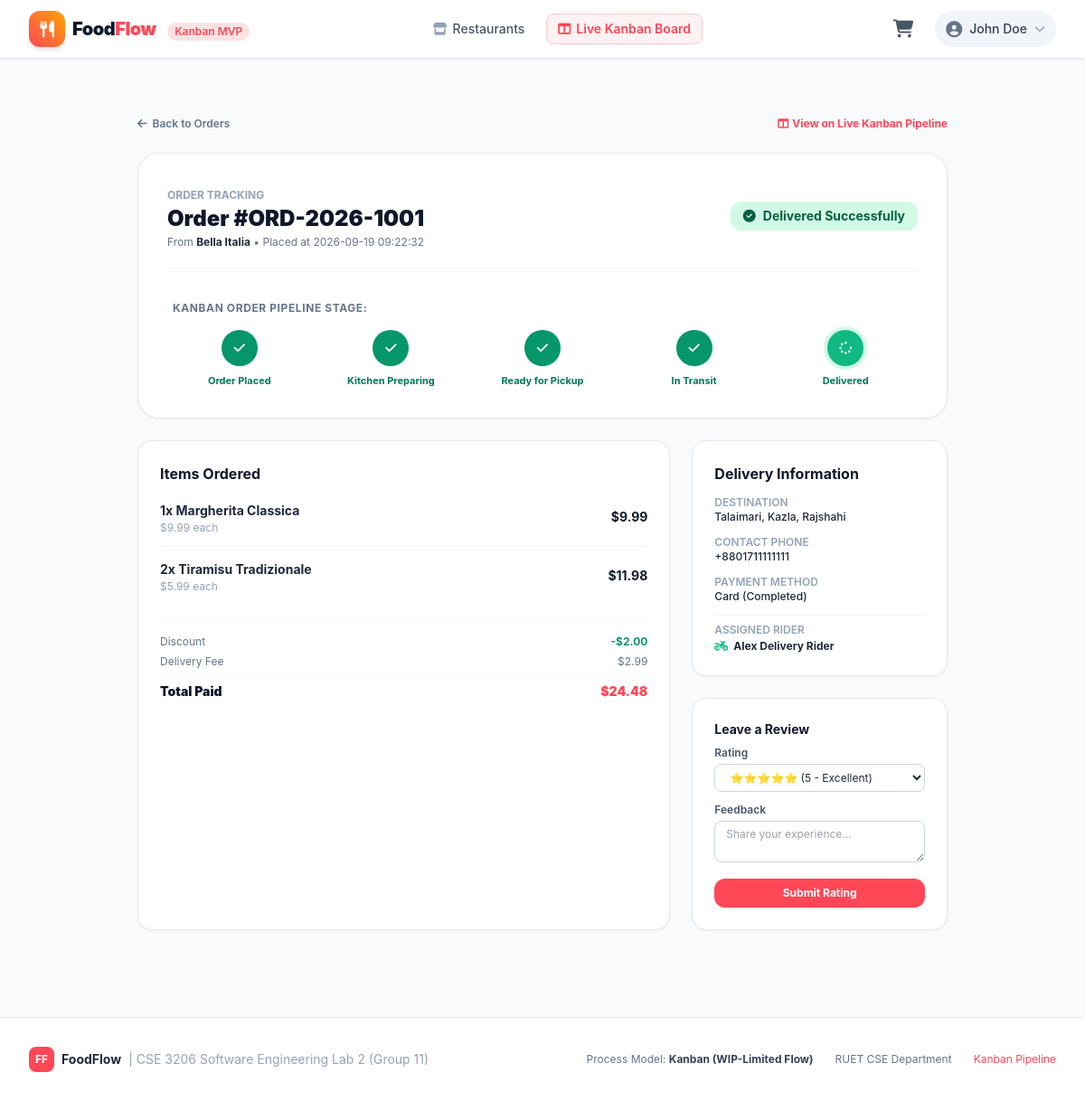
/orders/1 (signed in), run on the app's committed database.
### tables this page shows
CREATE TABLE users (
    id INTEGER PRIMARY KEY AUTOINCREMENT,
    username TEXT UNIQUE NOT NULL,
    email TEXT UNIQUE NOT NULL,
    password_hash TEXT NOT NULL,
    role TEXT NOT NULL CHECK(role IN ('customer', 'restaurant_owner', 'rider', 'admin')),
    full_name TEXT NOT NULL,
    phone TEXT,
    address TEXT,
    created_at TIMESTAMP DEFAULT CURRENT_TIMESTAMP
);

CREATE TABLE orders (
    id INTEGER PRIMARY KEY AUTOINCREMENT,
    order_number TEXT UNIQUE NOT NULL,
    customer_id INTEGER NOT NULL,
    restaurant_id INTEGER NOT NULL,
    rider_id INTEGER,
    status TEXT NOT NULL CHECK(status IN ('placed', 'preparing', 'ready', 'in_transit', 'delivered', 'cancelled')),
    total_amount REAL NOT NULL,
    discount_amount REAL DEFAULT 0.0,
    delivery_fee REAL DEFAULT 2.99,
    delivery_address TEXT NOT NULL,
    customer_phone TEXT NOT NULL,
    payment_method TEXT NOT NULL CHECK(payment_method IN ('cash_on_delivery', 'card', 'digital_wallet')),
    payment_status TEXT NOT NULL CHECK(payment_status IN ('pending', 'completed', 'refunded')),
    notes TEXT,
    placed_at TIMESTAMP DEFAULT CURRENT_TIMESTAMP,
    preparing_at TIMESTAMP,
    ready_at TIMESTAMP,
    dispatched_at TIMESTAMP,
    delivered_at TIMESTAMP,
    created_at TIMESTAMP DEFAULT CURRENT_TIMESTAMP,
    updated_at TIMESTAMP DEFAULT CURRENT_TIMESTAMP,
    FOREIGN KEY (customer_id) REFERENCES users(id),
    FOREIGN KEY (restaurant_id) REFERENCES restaurants(id),
    FOREIGN KEY (rider_id) REFERENCES users(id)
);

CREATE TABLE restaurants (
    id INTEGER PRIMARY KEY AUTOINCREMENT,
    owner_id INTEGER NOT NULL,
    name TEXT NOT NULL,
    description TEXT,
    cuisine_type TEXT NOT NULL,
    address TEXT NOT NULL,
    phone TEXT NOT NULL,
    image_url TEXT,
    rating REAL DEFAULT 4.5,
    is_active INTEGER DEFAULT 1,
    created_at TIMESTAMP DEFAULT CURRENT_TIMESTAMP,
    FOREIGN KEY (owner_id) REFERENCES users(id) ON DELETE CASCADE
);

CREATE TABLE order_items (
    id INTEGER PRIMARY KEY AUTOINCREMENT,
    order_id INTEGER NOT NULL,
    menu_item_id INTEGER NOT NULL,
    item_name TEXT NOT NULL,
    unit_price REAL NOT NULL,
    quantity INTEGER NOT NULL CHECK(quantity > 0),
    subtotal REAL NOT NULL,
    FOREIGN KEY (order_id) REFERENCES orders(id) ON DELETE CASCADE,
    FOREIGN KEY (menu_item_id) REFERENCES menu_items(id)
);

### src/routes/customer_routes.py (the view)
@customer_bp.route('/orders/<int:order_id>')
@login_required
def order_detail(order_id):
    order = OrderService.get_order_by_id(order_id)
    if not order:
        flash('Order not found.', 'danger')
        return redirect(url_for('customer.my_orders'))
    if order.customer_id != session['user_id'] and session.get('user_role') not in ('admin', 'rider'):
        flash('You cannot view this order.', 'danger')
        return redirect(url_for('customer.my_orders'))
    return render_template('customer/order_detail.html', order=order)

### src/templates/customer/order_detail.html (shortened to what this page needs)
{% extends "base.html" %}
{% block content %}
<div class="max-w-4xl mx-auto my-6 space-y-6">
    <div class="flex items-center justify-between">
        <a href="{{ url_for('customer.my_orders') }}" class="text-xs font-semibold text-slate-500 hover:text-primary flex items-center gap-1.5">
            <i class="fa-solid fa-arrow-left"></i> Back to Orders
        </a>
        <a href="{{ url_for('kanban.board') }}" class="text-xs font-bold text-primary hover:underline flex items-center gap-1">
            <i class="fa-solid fa-columns"></i> View on Live Kanban Pipeline
        </a>
    </div>
    <div class="bg-white rounded-3xl border border-slate-200 p-6 md:p-8 shadow-sm">
        <div class="flex flex-wrap items-center justify-between gap-4 pb-6 border-b border-slate-100">
            <div>
                <span class="text-xs font-bold text-slate-400 uppercase">Order Tracking</span>
                <h1 class="text-2xl font-black text-slate-900">Order #{{ order.order_number }}</h1>
                <p class="text-xs text-slate-500 mt-0.5">From <strong class="text-slate-800">{{ order.restaurant_name }}</strong> • Placed at {{ order.placed_at }}</p>
            </div>
            <div>
                {% if order.status == 'delivered' %}
                    <span class="px-3.5 py-1.5 bg-emerald-100 text-emerald-800 text-sm font-bold rounded-xl flex items-center gap-2">
                        <i class="fa-solid fa-circle-check"></i> Delivered Successfully
                    </span>
                {% elif order.status == 'in_transit' %}
                    <span class="px-3.5 py-1.5 bg-blue-100 text-blue-800 text-sm font-bold rounded-xl flex items-center gap-2 animate-pulse">
                        <i class="fa-solid fa-motorcycle"></i> Out for Delivery
                    </span>
                {% elif order.status == 'ready' %}
                    <span class="px-3.5 py-1.5 bg-purple-100 text-purple-800 text-sm font-bold rounded-xl flex items-center gap-2">
                        <i class="fa-solid fa-box"></i> Ready for Pickup
                    </span>
                {% elif order.status == 'preparing' %}
                    <span class="px-3.5 py-1.5 bg-amber-100 text-amber-800 text-sm font-bold rounded-xl flex items-center gap-2">
                        <i class="fa-solid fa-fire-burner"></i> Kitchen Preparing
                    </span>
                {% else %}
                    <span class="px-3.5 py-1.5 bg-slate-100 text-slate-800 text-sm font-bold rounded-xl flex items-center gap-2">
                        <i class="fa-solid fa-clock"></i> Order Received
                    </span>
                {% endif %}
            </div>
        </div>
        {% set steps = ['placed', 'preparing', 'ready', 'in_transit', 'delivered'] %}
        {% set step_labels = {'placed': 'Order Placed', 'preparing': 'Kitchen Preparing', 'ready': 'Ready for Pickup', 'in_transit': 'In Transit', 'delivered': 'Delivered'} %}
        <div class="mt-8">
            <p class="text-xs font-bold text-slate-500 uppercase tracking-wider mb-4 flex items-center gap-1.5">
                 Kanban Order Pipeline Stage:
            </p>
            <div class="grid grid-cols-5 gap-2 text-center">
                {% for st in steps %}
                    {% set is_past = loop.index0 <= steps.index(order.status) if order.status in steps else False %}
                    {% set is_current = (order.status == st) %}
                    <div class="flex flex-col items-center">
                        <div class="w-10 h-10 rounded-full flex items-center justify-center font-bold text-sm mb-2 shadow-sm transition
                            {{ 'bg-emerald-500 text-white ring-4 ring-emerald-100' if is_current else ('bg-emerald-600 text-white' if is_past else 'bg-slate-100 text-slate-400') }}">
                            {% if is_past and not is_current %}
                                <i class="fa-solid fa-check"></i>
                            {% elif is_current %}
                                <i class="fa-solid fa-spinner fa-spin"></i>
                            {% else %}
                                {{ loop.index }}
                            {% endif %}
                        </div>
                        <span class="text-[11px] font-bold {{ 'text-emerald-700' if is_current or is_past else 'text-slate-400' }}">
                            {{ step_labels[st] }}
                        </span>
                    </div>
                {% endfor %}
            </div>
        </div>
    </div>
    <div class="grid grid-cols-1 md:grid-cols-3 gap-6">
        <div class="md:col-span-2 bg-white rounded-2xl border border-slate-200 p-6 shadow-sm">
            <h3 class="font-bold text-slate-900 text-base mb-4">Items Ordered</h3>
            <div class="divide-y divide-slate-100">
                {% for item in order.items %}
                    <div class="py-3 first:pt-0 flex items-center justify-between">
                        <div>
                            <span class="font-bold text-slate-800 text-sm">{{ item.quantity }}x {{ item.item_name }}</span>
                            <span class="text-xs text-slate-400 block">${{ "%.2f"|format(item.unit_price) }} each</span>
                        </div>
                        <span class="font-bold text-slate-900 text-sm">${{ "%.2f"|format(item.subtotal) }}</span>
                    </div>
                {% endfor %}
            </div>
            <div class="mt-4 pt-4 border-t border-slate-100 space-y-1.5 text-xs">
                <div class="flex justify-between text-slate-500">
                    <span>Discount</span>
                    <span class="text-emerald-600 font-bold">-${{ "%.2f"|format(order.discount_amount) }}</span>
                </div>
                <div class="flex justify-between text-slate-500">
                    <span>Delivery Fee</span>
                    <span>${{ "%.2f"|format(order.delivery_fee) }}</span>
                </div>
                <div class="flex justify-between text-sm font-black text-slate-900 pt-2 border-t border-slate-100">
                    <span>Total Paid</span>
                    <span class="text-primary">${{ "%.2f"|format(order.total_amount) }}</span>
                </div>
            </div>
        </div>
        <div class="space-y-6">
            <div class="bg-white rounded-2xl border border-slate-200 p-6 shadow-sm">
                <h3 class="font-bold text-slate-900 text-base mb-3">Delivery Information</h3>
                <div class="space-y-3 text-xs">
                    <div>
                        <span class="text-slate-400 font-semibold uppercase block">Destination</span>
                        <p class="font-medium text-slate-800">{{ order.delivery_address }}</p>
                    </div>
                    <div>
                        <span class="text-slate-400 font-semibold uppercase block">Contact Phone</span>
                        <p class="font-medium text-slate-800">{{ order.customer_phone }}</p>
                    </div>
                    <div>
                        <span class="text-slate-400 font-semibold uppercase block">Payment Method</span>
                        <p class="font-medium text-slate-800 capitalize">{{ order.payment_method.replace('_', ' ') }} ({{ order.payment_status }})</p>
                    </div>
                    {% if order.rider_name %}
                        <div class="pt-2 border-t border-slate-100">
                            <span class="text-slate-400 font-semibold uppercase block">Assigned Rider</span>
                            <p class="font-bold text-slate-800 flex items-center gap-1.5 mt-0.5">
                                <i class="fa-solid fa-motorcycle text-emerald-500"></i> {{ order.rider_name }}
                            </p>
                        </div>
                    {% endif %}
                </div>
            </div>
            {% if order.status == 'delivered' and session.get('user_id') == order.customer_id %}
                <div class="bg-white rounded-2xl border border-slate-200 p-6 shadow-sm">
                    <h3 class="font-bold text-slate-900 text-sm mb-2">Leave a Review</h3>
                    <form method="POST" action="{{ url_for('customer.submit_review', order_id=order.id) }}" class="space-y-3">
                        <div>
                            <label class="block text-xs font-semibold text-slate-600 mb-1">Rating</label>
                            <select name="rating" class="w-full px-3 py-1.5 rounded-lg border border-slate-300 text-xs bg-white">
                                <option value="5">⭐⭐⭐⭐⭐ (5 - Excellent)</option>
                            </select>
                        </div>
                        <div>
                            <label class="block text-xs font-semibold text-slate-600 mb-1">Feedback</label>
                            <textarea name="comment" rows="2" class="w-full px-3 py-1.5 rounded-lg border border-slate-300 text-xs" placeholder="Share your experience..."></textarea>
                        </div>
                        <button type="submit" class="w-full py-2 bg-primary hover:bg-primary-dark text-white font-bold text-xs rounded-xl shadow transition">
                            Submit Rating
                        </button>
                    </form>
                </div>
            {% endif %}
        </div>
    </div>
</div>
{% endblock %}

### src/templates/base.html (shortened to what this page needs)
<!DOCTYPE html>
<html lang="en">
<head>
    <script src="https://cdn.tailwindcss.com"></script>
    <link rel="stylesheet" href="https://cdnjs.cloudflare.com/ajax/libs/font-awesome/6.4.0/css/all.min.css">
    <link rel="stylesheet" href="{{ url_for('static', filename='css/style.css') }}">
</head>
<body class="min-h-screen flex flex-col bg-slate-50 text-slate-800">
    <header class="bg-white border-b border-slate-200 sticky top-0 z-40 shadow-sm">
        <div class="max-w-7xl mx-auto px-4 sm:px-6 lg:px-8">
            <div class="flex justify-between h-16 items-center">
                <div class="flex items-center space-x-3">
                    <a href="{{ url_for('customer.index') }}" class="flex items-center space-x-2">
                        <div class="w-10 h-10 rounded-xl bg-gradient-to-tr from-primary to-accent flex items-center justify-center text-white shadow-md">
                            <i class="fa-solid fa-utensils text-lg"></i>
                        </div>
                        <div>
                            <span class="text-xl font-black tracking-tight text-slate-900">Food<span class="text-primary">Flow</span></span>
                            <span class="hidden md:inline-block ml-2 px-2 py-0.5 text-xs font-semibold bg-red-100 text-primary rounded-full">Kanban MVP</span>
                        </div>
                    </a>
                </div>
                <nav class="hidden md:flex items-center space-x-6">
                    <a href="{{ url_for('customer.index') }}" class="text-sm font-medium text-slate-600 hover:text-primary transition flex items-center gap-1.5">
                        <i class="fa-solid fa-store text-slate-400"></i> Restaurants
                    </a>
                    <a href="{{ url_for('kanban.board') }}" class="text-sm font-semibold text-primary hover:text-primary-dark transition flex items-center gap-1.5 bg-red-50 px-3 py-1.5 rounded-lg border border-red-200">
                        <i class="fa-solid fa-columns"></i> Live Kanban Board
                    </a>
                </nav>
                <div class="flex items-center space-x-4">
                    <a href="{{ url_for('customer.view_cart') }}" class="relative p-2 text-slate-600 hover:text-primary transition">
                        <i class="fa-solid fa-cart-shopping text-xl"></i>
                    </a>
                    {% if session.get('user_id') %}
                        <div class="relative group">
                            <button class="flex items-center space-x-2 py-1.5 px-3 rounded-full bg-slate-100 hover:bg-slate-200 text-slate-700 text-sm font-medium transition">
                                <i class="fa-solid fa-circle-user text-slate-500 text-lg"></i>
                                <span class="max-w-[120px] truncate">{{ session.get('full_name') }}</span>
                                <i class="fa-solid fa-chevron-down text-xs text-slate-400"></i>
                            </button>
                        </div>
                    {% endif %}
                </div>
            </div>
        </div>
    </header>
    <main class="flex-grow max-w-7xl w-full mx-auto px-4 sm:px-6 lg:px-8 py-6">
        {% block content %}{% endblock %}
    </main>
    <footer class="bg-white border-t border-slate-200 py-8 mt-12 text-slate-600 text-sm">
        <div class="max-w-7xl mx-auto px-4 sm:px-6 lg:px-8 flex flex-col md:flex-row justify-between items-center gap-4">
            <div class="flex items-center space-x-2">
                <div class="w-7 h-7 rounded-lg bg-primary text-white flex items-center justify-center font-bold text-xs">FF</div>
                <span class="font-bold text-slate-800">FoodFlow</span>
                <span class="text-slate-400">| CSE 3206 Software Engineering Lab 2 (Group 11)</span>
            </div>
            <div class="flex items-center space-x-6 text-xs text-slate-500">
                <span>Process Model: <strong class="text-slate-700">Kanban (WIP-Limited Flow)</strong></span>
                <span>RUET CSE Department</span>
                <a href="{{ url_for('kanban.board') }}" class="text-primary hover:underline">Kanban Pipeline</a>
            </div>
        </div>
    </footer>
</body>
</html>

### data on the page
users: get "John Doe"
orders: order_number "ORD-2026-1001", placed_at "2026-09-19 09:22:32", status "delivered" (drawn), discount_amount "2.00", delivery_fee "2.99", total_amount "24.48", delivery_address "Talaimari, Kazla, Rajshahi", customer_phone "+8801711111111", payment_method.replace "Card", payment_status "Completed"
restaurants: restaurant_name "Bella Italia"
order_items: quantity "1", item_name "Margherita Classica", unit_price "9.99", subtotal "9.99"
order_items: quantity "2", item_name "Tiramisu Tradizionale", unit_price "5.99", subtotal "11.98"
users: rider_name "Alex Delivery Rider"

### other printed values
{{ step_labels[st] }} "Order Placed" "Kitchen Preparing" "Ready for Pickup" "In Transit" "Delivered"
